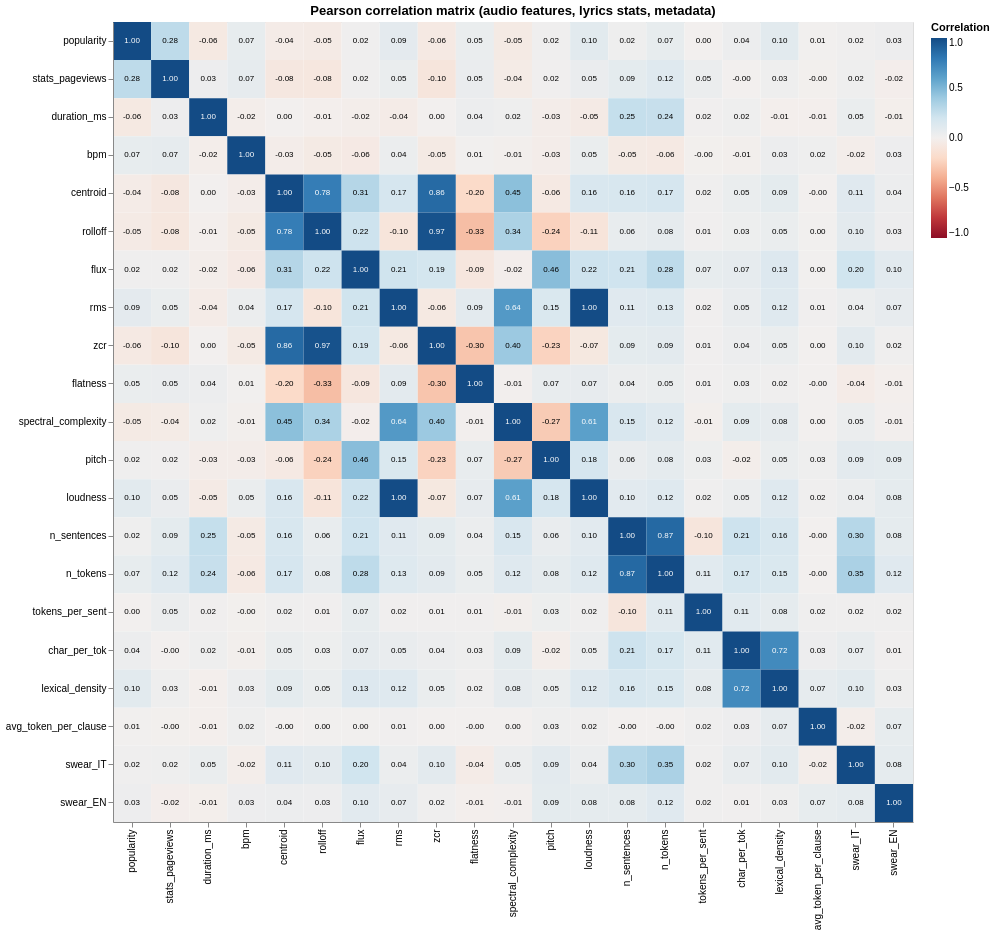

Notebook code cell kept with this figure:
### Markdown cell above
We now plot the correlation matrix using Altair.

### Code cell
#prepare data for altair
corr_long = corr_matrix.stack().reset_index()
corr_long.columns = ['Variable 1', 'Variable 2', 'Correlation']

corr_long['Correlation_Label'] = corr_long['Correlation'].apply(lambda x: f"{x:.2f}")

base = alt.Chart(corr_long).encode(
    x=alt.X('Variable 2', title=None, sort=cols_to_use),
    y=alt.Y('Variable 1', title=None, sort=cols_to_use)
)

heatmap = base.mark_rect().encode(
    color=alt.Color(
        'Correlation',
        scale=alt.Scale(scheme='redblue', domain=[-1, 1]),
        legend=alt.Legend(title="Correlation")
    ),
    tooltip=['Variable 1', 'Variable 2', alt.Tooltip('Correlation', format='.2f')]
)

text = base.mark_text(size=8).encode(
    text='Correlation_Label',
    color=alt.condition(
        alt.expr.abs(alt.datum.Correlation) > 0.5,  #if absolute correlation is high
        alt.value('white'),                    #use white text
        alt.value('black')                     #else use black text
    )
)

chart = (heatmap + text).properties(
    title='Pearson correlation matrix (audio features, lyrics stats, metadata)',
    width=800,
    height=800
)

chart.interactive()

### Figure 1 — Vega specification as saved in the notebook (floating-point values rounded to 4 significant figures; data arrays with more than 128 entries replaced by an {"elided": "..."} marker saying what was removed)
{"$schema": "https://vega.github.io/schema/vega/v5.json", "data": [{"name": "param_1_store"}, {"name": "source_0", "values": {"elided": "441 records"}}, {"name": "data_0", "values": {"elided": "441 records"}}, {"name": "source_0_x_domain_Variable 2", "values": [{"Variable 2": "popularity", "sort_field": 0.0}, {"Variable 2": "stats_pageviews", "sort_field": 1.0}, {"Variable 2": "duration_ms", "sort_field": 2.0}, {"Variable 2": "bpm", "sort_field": 3.0}, {"Variable 2": "centroid", "sort_field": 4.0}, {"Variable 2": "rolloff", "sort_field": 5.0}, {"Variable 2": "flux", "sort_field": 6.0}, {"Variable 2": "rms", "sort_field": 7.0}, {"Variable 2": "zcr", "sort_field": 8.0}, {"Variable 2": "flatness", "sort_field": 9.0}, {"Variable 2": "spectral_complexity", "sort_field": 10.0}, {"Variable 2": "pitch", "sort_field": 11.0}, {"Variable 2": "loudness", "sort_field": 12.0}, {"Variable 2": "n_sentences", "sort_field": 13.0}, {"Variable 2": "n_tokens", "sort_field": 14.0}, {"Variable 2": "tokens_per_sent", "sort_field": 15.0}, {"Variable 2": "char_per_tok", "sort_field": 16.0}, {"Variable 2": "lexical_density", "sort_field": 17.0}, {"Variable 2": "avg_token_per_clause", "sort_field": 18.0}, {"Variable 2": "swear_IT", "sort_field": 19.0}, {"Variable 2": "swear_EN", "sort_field": 20.0}]}, {"name": "source_0_y_domain_Variable 1", "values": [{"Variable 1": "popularity", "sort_field": 0.0}, {"Variable 1": "stats_pageviews", "sort_field": 1.0}, {"Variable 1": "duration_ms", "sort_field": 2.0}, {"Variable 1": "bpm", "sort_field": 3.0}, {"Variable 1": "centroid", "sort_field": 4.0}, {"Variable 1": "rolloff", "sort_field": 5.0}, {"Variable 1": "flux", "sort_field": 6.0}, {"Variable 1": "rms", "sort_field": 7.0}, {"Variable 1": "zcr", "sort_field": 8.0}, {"Variable 1": "flatness", "sort_field": 9.0}, {"Variable 1": "spectral_complexity", "sort_field": 10.0}, {"Variable 1": "pitch", "sort_field": 11.0}, {"Variable 1": "loudness", "sort_field": 12.0}, {"Variable 1": "n_sentences", "sort_field": 13.0}, {"Variable 1": "n_tokens", "sort_field": 14.0}, {"Variable 1": "tokens_per_sent", "sort_field": 15.0}, {"Variable 1": "char_per_tok", "sort_field": 16.0}, {"Variable 1": "lexical_density", "sort_field": 17.0}, {"Variable 1": "avg_token_per_clause", "sort_field": 18.0}, {"Variable 1": "swear_IT", "sort_field": 19.0}, {"Variable 1": "swear_EN", "sort_field": 20.0}]}], "signals": [{"name": "unit", "value": {}, "on": [{"events": "pointermove", "update": "isTuple(group()) ? group() : unit"}]}, {"name": "param_1", "update": "vlSelectionResolve(\"param_1_store\", \"union\")"}, {"name": "param_1_Variable_2", "on": [{"events": [{"source": "view", "type": "dblclick"}], "update": "null"}, {"events": {"signal": "param_1_translate_delta"}, "update": "panLinear(param_1_translate_anchor.extent_x, -param_1_translate_delta.x / width)"}, {"events": {"signal": "param_1_zoom_delta"}, "update": "zoomLinear(domain(\"x\"), param_1_zoom_anchor.x, param_1_zoom_delta)"}]}, {"name": "param_1_Variable_1", "on": [{"events": [{"source": "view", "type": "dblclick"}], "update": "null"}, {"events": {"signal": "param_1_translate_delta"}, "update": "panLinear(param_1_translate_anchor.extent_y, param_1_translate_delta.y / height)"}, {"events": {"signal": "param_1_zoom_delta"}, "update": "zoomLinear(domain(\"y\"), param_1_zoom_anchor.y, param_1_zoom_delta)"}]}, {"name": "param_1_tuple", "on": [{"events": [{"signal": "param_1_Variable_2 || param_1_Variable_1"}], "update": "param_1_Variable_2 && param_1_Variable_1 ? {unit: \"view_1\", fields: param_1_tuple_fields, values: [param_1_Variable_2,param_1_Variable_1]} : null"}]}, {"name": "param_1_tuple_fields", "value": [{"field": "Variable 2", "channel": "x", "type": "E"}, {"field": "Variable 1", "channel": "y", "type": "E"}]}, {"name": "param_1_translate_anchor", "value": {}, "on": [{"events": [{"source": "scope", "type": "pointerdown"}], "update": "{x: x(unit), y: y(unit), extent_x: domain(\"x\"), extent_y: domain(\"y\")}"}]}, {"name": "param_1_translate_delta", "value": {}, "on": [{"events": [{"source": "window", "between": [{"source": "scope", "type": "pointerdown"}, {"source": "window", "type": "pointerup"}], "consume": true, "type": "pointermove"}], "update": "{x: param_1_translate_anchor.x - x(unit), y: param_1_translate_anchor.y - y(unit)}"}]}, {"name": "param_1_zoom_anchor", "on": [{"events": [{"source": "scope", "type": "wheel", "consume": true}], "update": "{x: invert(\"x\", x(unit)), y: invert(\"y\", y(unit))}"}]}, {"name": "param_1_zoom_delta", "on": [{"events": [{"source": "scope", "consume": true, "type": "wheel"}], "update": "pow(1.001, event.deltaY * pow(16, event.deltaMode))", "force": true}]}, {"name": "param_1_modify", "on": [{"events": {"signal": "param_1_tuple"}, "update": "modify(\"param_1_store\", param_1_tuple, true)"}]}], "marks": [{"type": "rect", "name": "view_1_marks", "from": {"data": "data_0"}, "encode": {"update": {"x": {"field": "Variable 2", "scale": "x"}, "y": {"field": "Variable 1", "scale": "y"}, "width": {"signal": "max(0.25, bandwidth('x'))"}, "height": {"signal": "max(0.25, bandwidth('y'))"}, "tooltip": {"signal": "{\"Variable 1\": isValid(datum[\"Variable 1\"]) ? datum[\"Variable 1\"] : \"\"+datum[\"Variable 1\"], \"Variable 2\": isValid(datum[\"Variable 2\"]) ? datum[\"Variable 2\"] : \"\"+datum[\"Variable 2\"], \"Correlation\": format(datum[\"Correlation\"], \".2f\")}"}, "fill": {"field": "Correlation", "scale": "color"}}}, "style": ["rect"], "interactive": true}, {"type": "text", "name": "layer_1_marks", "from": {"data": "source_0"}, "encode": {"update": {"text": {"signal": "isValid(datum[\"Correlation_Label\"]) ? datum[\"Correlation_Label\"] : \"\"+datum[\"Correlation_Label\"]"}, "fill": [{"value": "white", "test": "(abs(datum.Correlation) > 0.5)"}, {"value": "black"}], "align": {"value": "center"}, "x": {"field": "Variable 2", "scale": "x", "band": 0.5}, "baseline": {"value": "middle"}, "y": {"field": "Variable 1", "scale": "y", "band": 0.5}, "fontSize": {"value": 8}}}, "interactive": false, "style": ["text"]}], "scales": [{"name": "x", "type": "band", "domain": {"data": "source_0_x_domain_Variable 2", "field": "Variable 2", "sort": {"op": "max", "field": "sort_field"}}, "range": [0, {"signal": "width"}], "paddingOuter": 0, "paddingInner": 0}, {"name": "y", "type": "band", "domain": {"data": "source_0_y_domain_Variable 1", "field": "Variable 1", "sort": {"op": "max", "field": "sort_field"}}, "range": [0, {"signal": "height"}], "paddingInner": 0, "paddingOuter": 0}, {"name": "color", "type": "linear", "domain": [-1, 1], "range": {"scheme": "redblue"}, "interpolate": "hcl", "zero": true}], "axes": [{"scale": "x", "labelBaseline": "middle", "zindex": 1, "grid": false, "labelAlign": "right", "orient": "bottom", "labelAngle": 270}, {"scale": "y", "orient": "left", "grid": false, "zindex": 1}], "title": {"text": "Pearson correlation matrix (audio features, lyrics stats, metadata)", "frame": "group"}, "width": 800, "background": "white", "legends": [{"title": "Correlation", "fill": "color", "gradientLength": {"signal": "clamp(height, 64, 200)"}}], "padding": 5, "height": 800, "style": "cell"}
